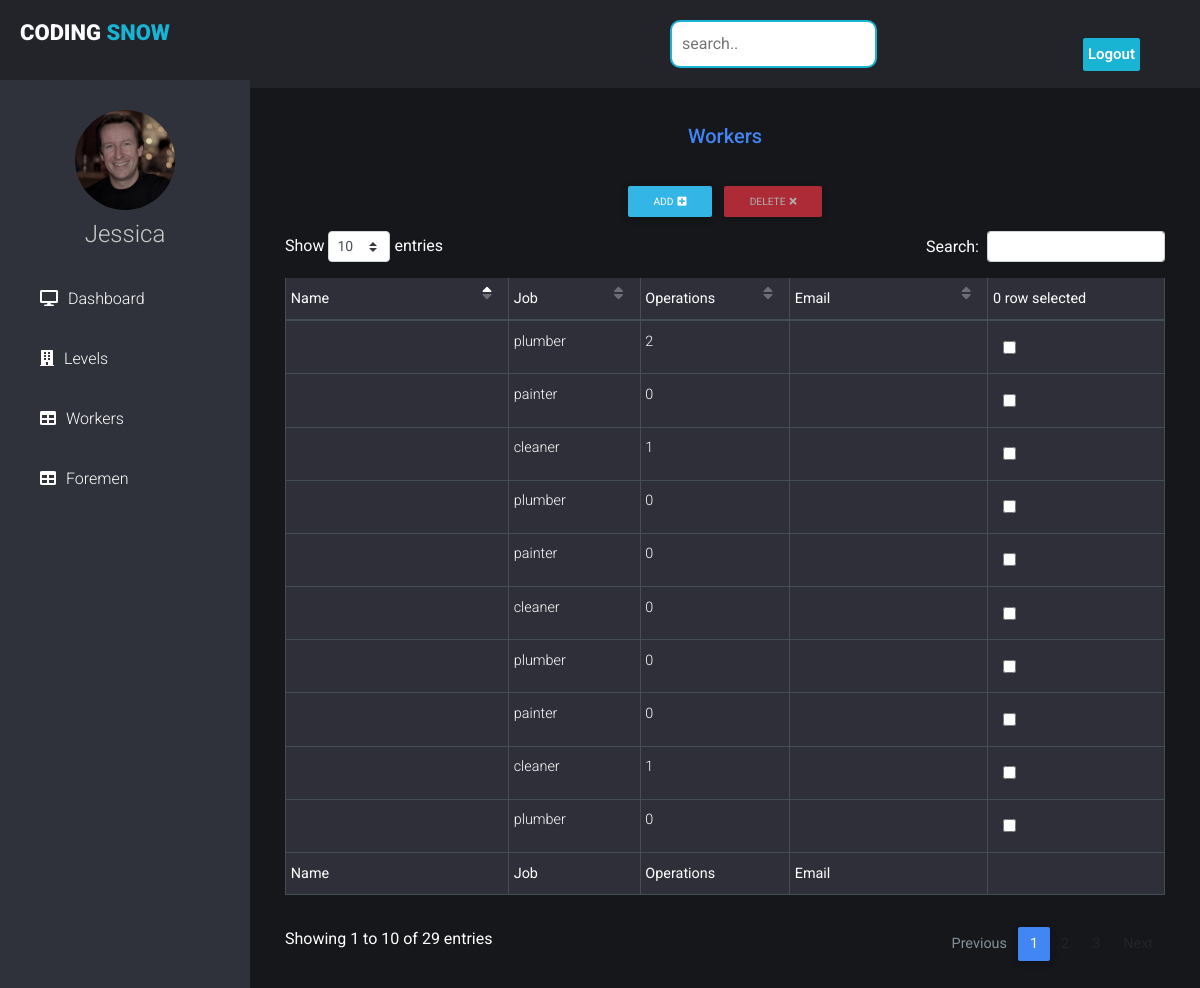
Page /engineer/workers on the earlier database version.
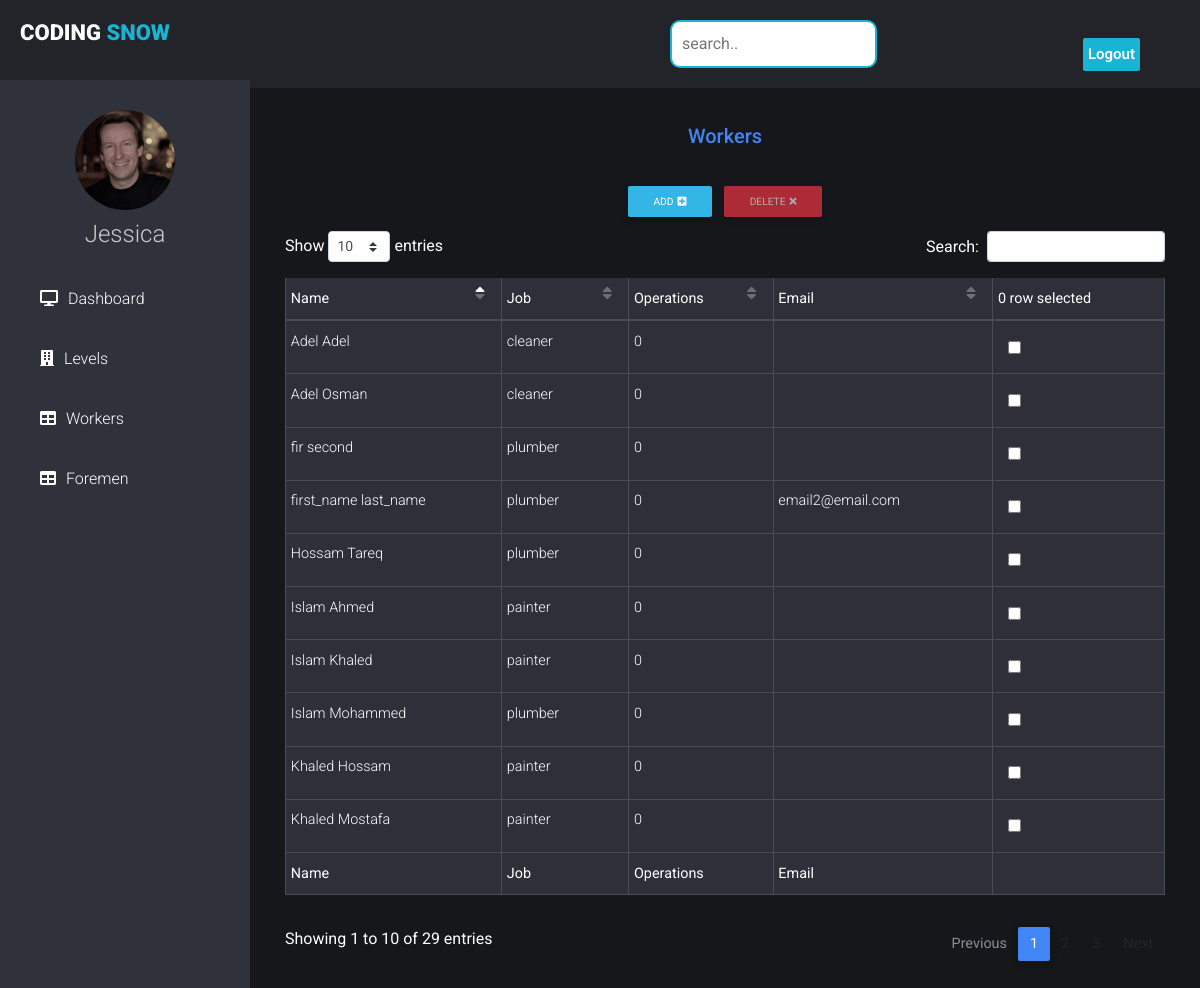
Same page on the later database version.
### accounts/models.py (models this page shows, shortened)
class User(AbstractUser):
    is_engineer = models.BooleanField(default=False)
    is_foreman = models.BooleanField(default=False)
    is_worker = models.BooleanField(default=False)
    type = models.CharField(max_length=10,choices=worker_choices,default='none')

### tower/views.py (the view)
# urls.py: path('engineer/workers',engineer_workers,name="engineer_workers"),
def engineer_workers(request):
    workers = User.objects.filter(is_worker = True);
    for i in workers:
        print(i.__dict__)
    return render(request,'engineer/workers.html',{'workers':workers})

### templates/engineer/workers.html (shortened to what this page needs)
{% extends 'engineer/base.html' %}
{% load static %}
{% block style %}
<link rel="stylesheet" href="https://use.fontawesome.com/releases/v5.11.2/css/all.css">
<link href="{% static 'css/datatables.min.css' %}" rel="stylesheet">
{% endblock %}
{% block content %}
  <div class="wrapper-editor">
    <div class="block my-4">
      <div class="d-flex justify-content-center">
        <p class="h5 text-primary createShowP">Workers</p>
      </div>
    </div>
    <div class="row d-flex justify-content-center modalWrapper">
      <div class="text-center">
        <a href="" class="btn add btn-info btn-rounded btn-sm" data-toggle="modal" data-target="#modalAdd">Add<i
            class="fas fa-plus-square ml-1"></i></a>
      </div>
      <div class="text-center">
        <button type='button' id='delete_button' class="btn btn-danger btn-sm btn-rounded buttonDelete" data-toggle="modal" data-target="#modalDelete"
          disabled>Delete<i class="fas fa-times ml-1"></i></a>
      </div>
    </div>
<div class="container">
<form action="{% url 'tower:delete_worker' %}" method="POST" id='form'>
{% csrf_token %}
<table id="table" style="background: #2E2F39" class="table table-bordered table-sm table-dark" cellspacing="0" width="100%">
  <thead>
    <tr>
      <th class="th-sm">Name</th>
      <th class="th-sm">Job</th>
      <th class="th-sm">Operations</th>
      <th class="th-sm">Email</th>
      <th class="th-sm"><span id='counter'>0</span> row selected</th>
    </tr>
  </thead>
  <tbody>
    {% for worker in workers %}
    <tr>
        <td>{{worker.first_name}} {{worker.last_name}}</td>
        <td>{{worker.type}}</td>
        <td>{{worker.operation_set.count}}</td>
        <td>{{worker.email}}</td>
        <td>
          <input type="checkbox" name="id[]" value="{{worker.id}}">
        </td>
    </tr>
    {% endfor %}
  </tbody>
  <tfoot>
    <tr>
      <th class="th-sm">Name</th>
      <th class="th-sm">Job</th>
      <th class="th-sm">Operations</th>
      <th class="th-sm">Email</th>
      <th class="th-sm"></th>
    </tr>
  </tfoot>
</table>
</div>
{% endblock %}

Differences in the rows shown:
no longer on this page (row edited): User: type "plumber", operation_set.count "2"
no longer on this page (row edited): User: type "painter", operation_set.count "0"
no longer on this page (row edited): User: type "cleaner", operation_set.count "1"
no longer on this page (row edited): User: type "plumber", operation_set.count "0"
no longer on this page (row edited): User: type "painter", operation_set.count "0"
no longer on this page (row edited): User: type "cleaner", operation_set.count "1"
no longer on this page (row edited): User: type "plumber", operation_set.count "0"
changed User: first_name (not shown) → "Hossam"; last_name (not shown) → "Tareq"
changed User (number 2 of 10 on the later page): first_name (not shown) → "Islam"; last_name (not shown) → "Khaled"
changed User (number 3 of 10 on the later page): first_name (not shown) → "Adel"; last_name (not shown) → "Adel"
now on this page (row edited): User: first_name "Islam", last_name "Ahmed", type "painter", operation_set.count "0"
now on this page (row edited): User: first_name "Adel", last_name "Osman", type "cleaner", operation_set.count "0"
now on this page (row edited): User: first_name "Islam", last_name "Mohammed", type "plumber", operation_set.count "0"
now on this page (row edited): User: first_name "Khaled", last_name "Mostafa", type "painter", operation_set.count "0"
now on this page (row edited): User: first_name "Khaled", last_name "Hossam", type "painter", operation_set.count "0"
now on this page (row unchanged): User: first_name "fir", last_name "second", type "plumber", operation_set.count "0"
now on this page (row unchanged): User: first_name "first_name", last_name "last_name", type "plumber", operation_set.count "0", email "email2@email.com"
